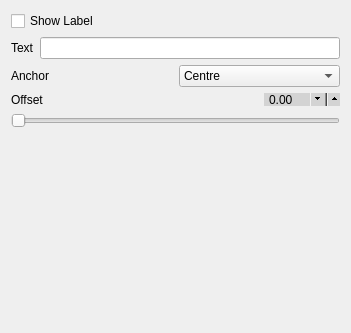
         <widget class="QWidget" name="page_19">
          <property name="geometry">
           <rect>
            <x>0</x>
            <y>0</y>
            <width>351</width>
            <height>333</height>
           </rect>
          </property>
          <attribute name="label">
           <string>Label</string>
          </attribute>
          <layout class="QVBoxLayout" name="verticalLayout_24">
           <item>
            <widget class="QCheckBox" name="point_show_label">
             <property name="text">
              <string>Show Label</string>
             </property>
            </widget>
           </item>
           <item>
            <layout class="QHBoxLayout" name="horizontalLayout_27">
             <item>
              <widget class="QLabel" name="label_36">
               <property name="text">
                <string>Text</string>
               </property>
              </widget>
             </item>
             <item>
              <widget class="QLineEdit" name="point_label_text"/>
             </item>
            </layout>
           </item>
           <item>
            <layout class="QHBoxLayout" name="horizontalLayout_28">
             <item>
              <widget class="QLabel" name="label_37">
               <property name="text">
                <string>Anchor</string>
               </property>
              </widget>
             </item>
             <item>
              <widget class="QComboBox" name="point_anchor">
               <item>
                <property name="text">
                 <string>Centre</string>
                </property>
               </item>
               <item>
                <property name="text">
                 <string>North</string>
                </property>
               </item>
               <item>
                <property name="text">
                 <string>North East</string>
                </property>
               </item>
               <item>
                <property name="text">
                 <string>East</string>
                </property>
               </item>
               <item>
                <property name="text">
                 <string>South East</string>
                </property>
               </item>
               <item>
                <property name="text">
                 <string>South</string>
                </property>
               </item>
               <item>
                <property name="text">
                 <string>South West</string>
                </property>
               </item>
               <item>
                <property name="text">
                 <string>West</string>
                </property>
               </item>
               <item>
                <property name="text">
                 <string>North West</string>
                </property>
               </item>
              </widget>
             </item>
            </layout>
           </item>
           <item>
            <layout class="QVBoxLayout" name="verticalLayout_20">
             <item>
              <layout class="QHBoxLayout" name="horizontalLayout_26">
               <item>
                <widget class="QLabel" name="label_38">
                 <property name="text">
                  <string>Offset</string>
                 </property>
                </widget>
               </item>
               <item>
                <widget class="QDoubleSpinBox" name="point_offset_spin">
                 <property name="styleSheet">
                  <string notr="true">QDoubleSpinBox {
	max-height: 11px;
	min-height: 11px;
    min-width: 60px;
    max-width: 60px;
    padding-right: 10px;
    background-color: lightgray;
    padding-top: -2px;
    padding-bottom: -2px;
}

QDoubleSpinBox::up-button {
  subcontrol-origin: padding;
  subcontrol-position: right center;
  left: 7px;
  height: 18px;
  width: 18px;
}

QDoubleSpinBox::down-button {
  subcontrol-origin: content;
  subcontrol-position: right center;
  left: 0px;
  top: 0px;
  height: 18px;
  width: 18px;
}

</string>
                 </property>
                 <property name="minimum">
                  <double>-10.000000000000000</double>
                 </property>
                 <property name="maximum">
                  <double>90.000000000000000</double>
                 </property>
                </widget>
               </item>
              </layout>
             </item>
             <item>
              <widget class="QSlider" name="point_offset_slider">
               <property name="styleSheet">
                <string notr="true"/>
               </property>
               <property name="orientation">
                <enum>Qt::Horizontal</enum>
               </property>
              </widget>
             </item>
            </layout>
           </item>
           <item>
            <spacer name="verticalSpacer_6">
             <property name="orientation">
              <enum>Qt::Vertical</enum>
             </property>
             <property name="sizeHint" stdset="0">
              <size>
               <width>20</width>
               <height>40</height>
              </size>
             </property>
            </spacer>
           </item>
          </layout>
         </widget>
